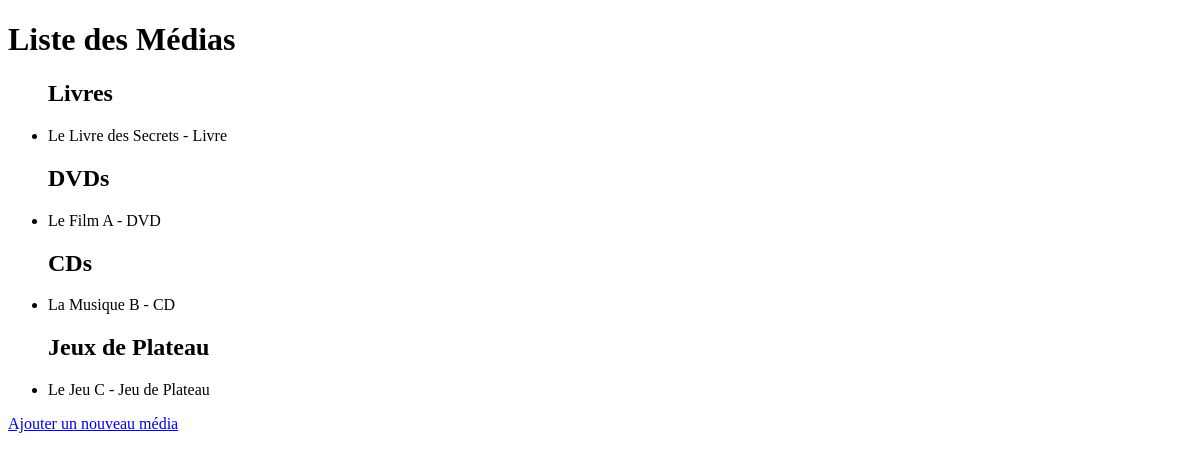
Page /bibliothecaire/medias/ (signed in) on the earlier database version.
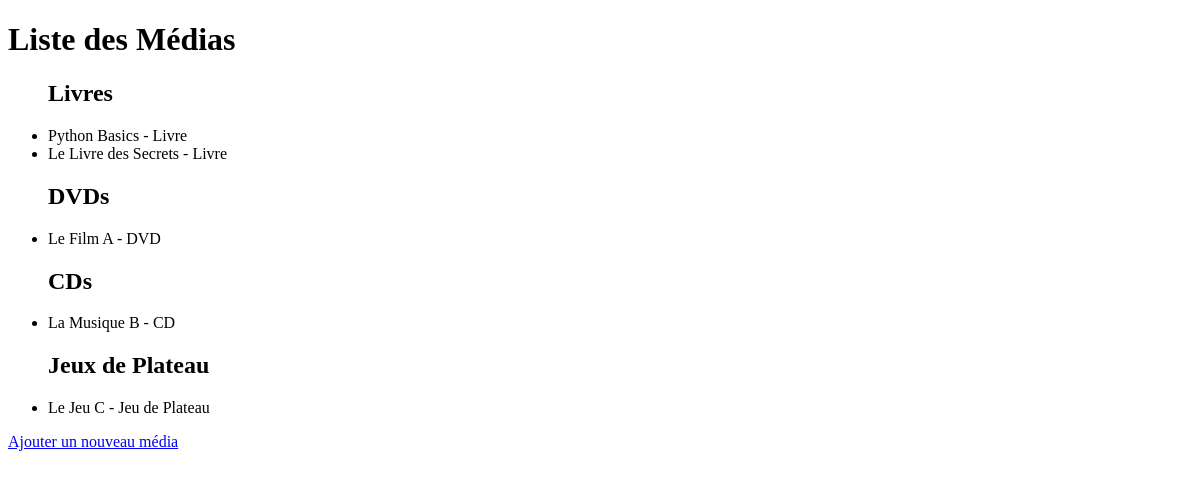
Same page on the later database version.
### bibliothecaire/models.py (models this page shows, shortened)
class Media(models.Model):
    MEDIA_CHOICES = (
        ('Livre', 'Livre'),
        ('DVD', 'DVD'),
        ('CD', 'CD'),
        ('Jeu de Plateau', 'Jeu de Plateau'),
    )
    type_media = models.CharField(max_length=20, choices=MEDIA_CHOICES)
    name = models.CharField(max_length=255)
    disponible = models.BooleanField(default=True)

### bibliothecaire/views.py (the view)
# urls.py: path('medias/', views.liste_medias, name='liste_medias'),
@login_required
def liste_medias(request):
    livres = Media.objects.filter(type_media='Livre')
    dvds = Media.objects.filter(type_media='DVD')
    cds = Media.objects.filter(type_media='CD')
    jeux_de_plateau = Media.objects.filter(type_media='Jeu de Plateau')
    return render(request, 'bibliothecaire/liste_medias.html', {
        'livres': livres,
        'dvds': dvds,
        'cds': cds,
        'jeux_de_plateau': jeux_de_plateau
    })

### bibliothecaire/templates/bibliothecaire/liste_medias.html (shortened to what this page needs)
<!DOCTYPE html>
<html>
<head>
</head>
<body>
    <h1>Liste des Médias</h1>
    <ul>
        <h2>Livres</h2>
        {% for livre in livres %}
            <li>{{ livre.name }} - {{ livre.type_media }}</li>
        {% endfor %}
        <h2>DVDs</h2>
        {% for dvd in dvds %}
            <li>{{ dvd.name }} - {{ dvd.type_media }}</li>
        {% endfor %}
        <h2>CDs</h2>
        {% for cd in cds %}
            <li>{{ cd.name }} - {{ cd.type_media }}</li>
        {% endfor %}
        <h2>Jeux de Plateau</h2>
        {% for jeu in jeux_de_plateau %}
            <li>{{ jeu.name }} - {{ jeu.type_media }}</li>
        {% endfor %}
    </ul>
    <a href="{% url 'ajouter_media' %}">Ajouter un nouveau média</a>
</body>
</html>

Differences in the rows shown:
added Media: name "Python Basics", type_media "Livre", shown under "Livres"
